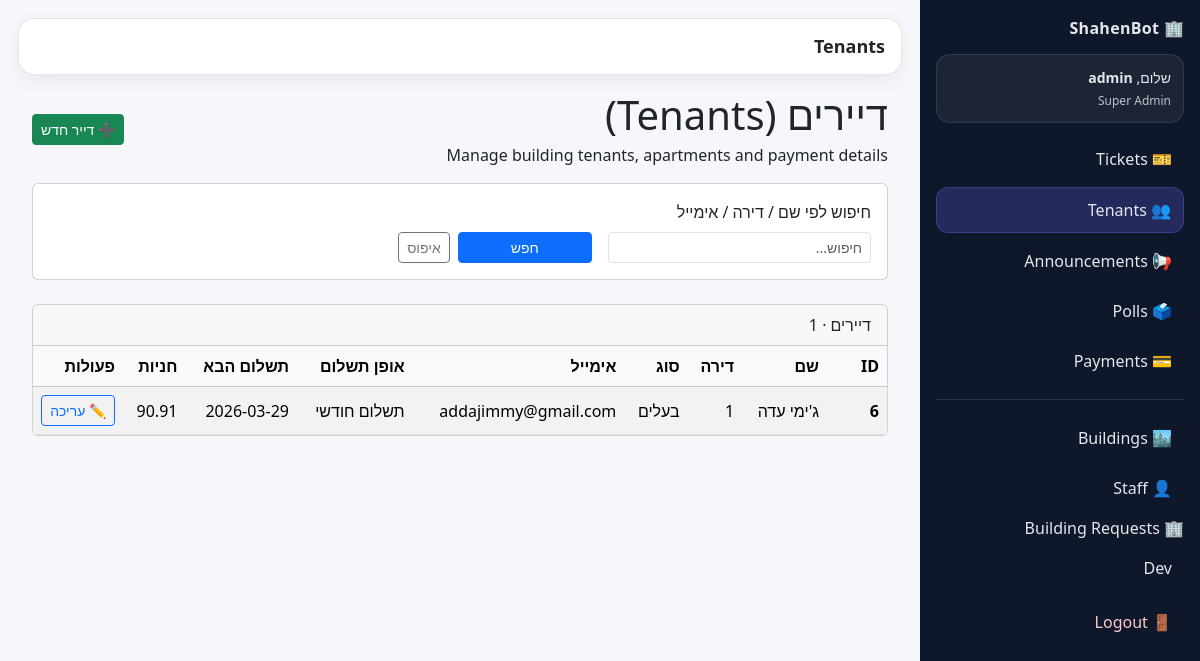
Before: /building-admin/tenants (signed in) with the older database file.
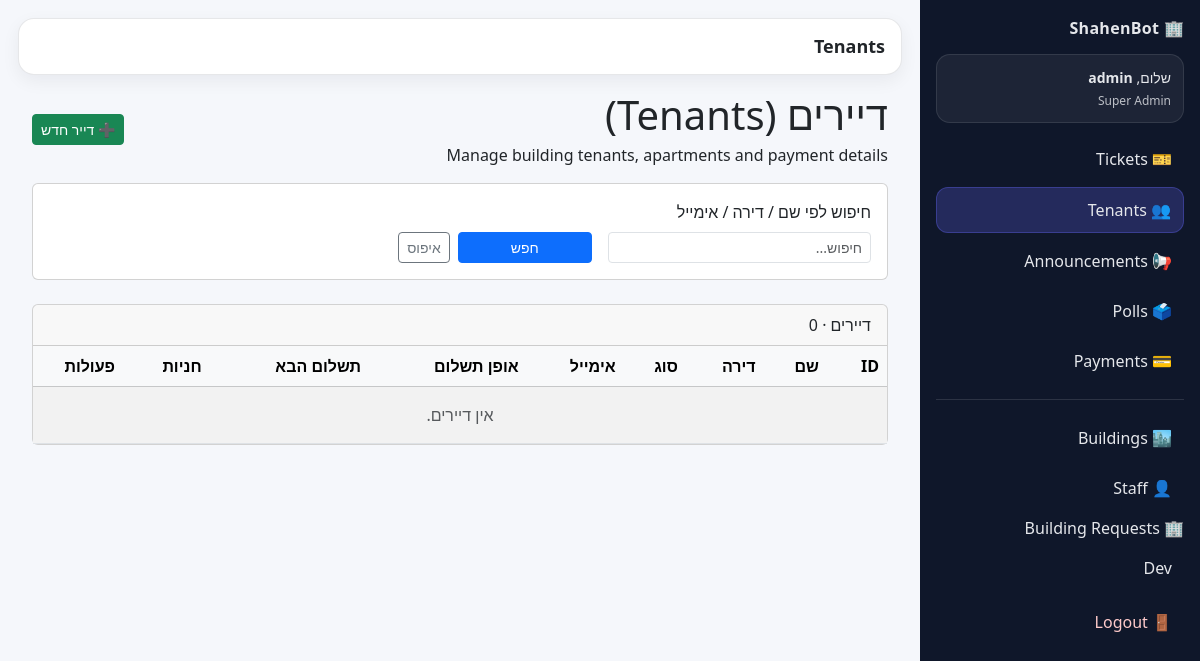
After: the same page with the newer database file.
### tables this page shows
CREATE TABLE tenants (
            id INTEGER PRIMARY KEY AUTOINCREMENT,
            name TEXT NOT NULL,
            apartment TEXT,
            tenant_type TEXT,          -- 'owner' / 'rent'
            email TEXT,
            payment_type TEXT,         -- 'monthly' / 'standing_order' / etc.
            next_payment_date TEXT,    -- ISO date string 'YYYY-MM-DD'
            parking_slots TEXT,
            chat_id INTEGER            -- Telegram chat id (optional)
        , building_id INTEGER);

### app.py (the view)
@app.get("/building-admin/tenants")
def admin_tenants():
    u = require_building_admin()
    if not isinstance(u, dict):
        return u
    search = (request.args.get("search") or "").strip()
    limit = int(request.args.get("limit") or "200")
    building_filter = scoped_building_id(u)
    buildings = list_buildings_db(limit=500)
    tenants = get_tenants_db(
        limit=limit,
        search=search if search else None,
        building_id=building_filter,
    )
    return render_template(
        "tenants.html",
        tenants=tenants,
        search=search,
        limit=limit,
        current_user=u,
        scoped_building_id_value=building_filter,
                buildings = buildings,
    )

### app.py (called while the page is built, shortened)
def current_user():
    staff_user_id = session.get("staff_user_id")
    if staff_user_id:
        u = get_staff_user_by_id_db(staff_user_id)
        if u:
            return dict(u)

def require_login():
    u = current_user()
    if not u:
        return redirect(url_for("login"))
    return u

def scoped_building_id(u: dict) -> int | None:
    role = (u.get("role") or "").strip().lower()
    if role == "super_admin":
        return None
    return int(u.get("building_id") or 0) or None

def require_building_admin():
    u = require_login()
    if not isinstance(u, dict):
        return u
    role = (u.get("role") or "").strip().lower()
    if role not in ("building_admin", "super_admin"):
        return redirect(url_for("login"))
    return u

@app.context_processor
def inject_current_user():
    tenant_user = None
    tenant_id = session.get("tenant_id")
    if tenant_id:
        tenant_user = get_tenant_by_id_db(int(tenant_id))
    return dict(current_tenant=tenant_user)

### shahenbot_db.py (called while the page is built)
def get_connection():
    conn = sqlite3.connect(DB_PATH)
    conn.row_factory = sqlite3.Row
    return conn

### templates/tenants.html (shortened to what the changed rows need)
{% extends "admin_base.html" %}
{% block content %}
<div class="container">
    <div class="d-flex flex-column flex-md-row align-items-md-center justify-content-between mb-3">
        <div>
            <h1 class="page-title mb-1">דיירים (Tenants)</h1>
        </div>
    </div>
    <div class="card">
        <div class="card-header">
            דיירים · {{ tenants|length }}
        </div>
        <div class="card-body p-0">
            <div class="table-responsive">
                <table class="table table-striped table-hover align-middle mb-0">
                    <thead class="table-light">
                    <tr>
                        <th style="width: 60px;">ID</th>
                        <th>שם</th>
                        <th>דירה</th>
                        <th>סוג</th>
                        <th>אימייל</th>
                        <th>אופן תשלום</th>
                        <th>תשלום הבא</th>
                        <th>חניות</th>
                        <th style="width: 90px;">פעולות</th>
                    </tr>
                    </thead>
                    <tbody>
                    {% if tenants %}
                        {% for t in tenants %}
                            <tr>
                                <td class="fw-semibold">{{ t.id }}</td>
                                <td>{{ t.name }}</td>
                                <td>{{ t.apartment or '' }}</td>
                                <td>
                                    {% if t.tenant_type == 'owner' %}
                                        בעלים
                                    {% elif t.tenant_type == 'rent' %}
                                        שוכר
                                    {% else %}
                                        —
                                    {% endif %}
                                </td>
                                <td>{{ t.email or '' }}</td>
                                <td>
                                    {% if t.payment_type == 'monthly' %}
                                        תשלום חודשי
                                    {% elif t.payment_type == 'standing_order' %}
                                        הוראת קבע
                                    {% else %}
                                        —
                                    {% endif %}
                                </td>
                                <td>{{ t.next_payment_date or '' }}</td>
                                <td>{{ t.parking_slots | replace(',', ', ') if t.parking_slots is not none else '' }}</td>                                <td>
                                <button
                                    type="button"
                                    id="edit-btn-{{ t.id }}"
                                    class="btn btn-sm btn-outline-primary"
                                    data-bs-toggle="modal"
                                    data-bs-target="#editTenantModal"
                                    data-id="{{ t.id }}"
                                    data-name="{{ t.name }}"
                                    data-apartment="{{ t.apartment or '' }}"
                                    data-tenant_type="{{ t.tenant_type or '' }}"
                                    data-email="{{ t.email or '' }}"
                                    data-payment_type="{{ t.payment_type or '' }}"
                                    data-next_payment_date="{{ t.next_payment_date or '' }}"
                                    data-parking_slots="{{ t.parking_slots if t.parking_slots is not none else '' }}"
                                    data-update_url="{{ url_for('admin_update_tenant', tenant_id=t.id) }}"
                                    data-building_id="{{ t.building_id or '' }}"
                                >
                                    ✏️ עריכה
                                </button>
                                </td>
                            </tr>
                        {% endfor %}
                    {% else %}
                        <tr>
                            <td colspan="9" class="text-center py-3 text-muted">אין דיירים.</td>
                        </tr>
                    {% endif %}
                    </tbody>
                </table>
            </div>
        </div>
    </div>
</div>
{% endblock %}

Changed rows visible on the page:
removed tenants: id "6", name "ג'ימי עדה", apartment "1", tenant_type "בעלים", email "addajimmy@gmail.com", payment_type "תשלום חודשי", next_payment_date "2026-03-29", parking_slots "90.91"
Other visible differences:
{{ tenants|length }}: "1" → "0"
text now shown: "אין דיירים."
